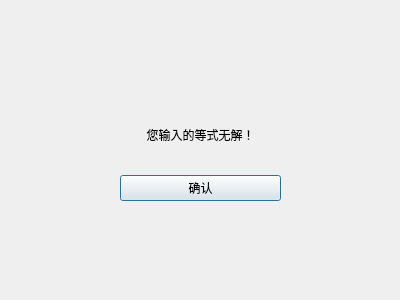
<?xml version="1.0" encoding="UTF-8"?>
<ui version="4.0">
 <class>Dialog</class>
 <widget class="QDialog" name="Dialog">
  <property name="geometry">
   <rect>
    <x>0</x>
    <y>0</y>
    <width>400</width>
    <height>300</height>
   </rect>
  </property>
  <property name="windowTitle">
   <string>Dialog</string>
  </property>
  <widget class="QWidget" name="">
   <property name="geometry">
    <rect>
     <x>120</x>
     <y>100</y>
     <width>161</width>
     <height>101</height>
    </rect>
   </property>
   <layout class="QVBoxLayout" name="verticalLayout">
    <item>
     <widget class="QLabel" name="label">
      <property name="text">
       <string>您输入的等式无解！</string>
      </property>
      <property name="alignment">
       <set>Qt::AlignCenter</set>
      </property>
     </widget>
    </item>
    <item>
     <widget class="QPushButton" name="pushButton">
      <property name="text">
       <string>确认</string>
      </property>
     </widget>
    </item>
   </layout>
  </widget>
 </widget>
 <resources/>
 <connections/>
</ui>
